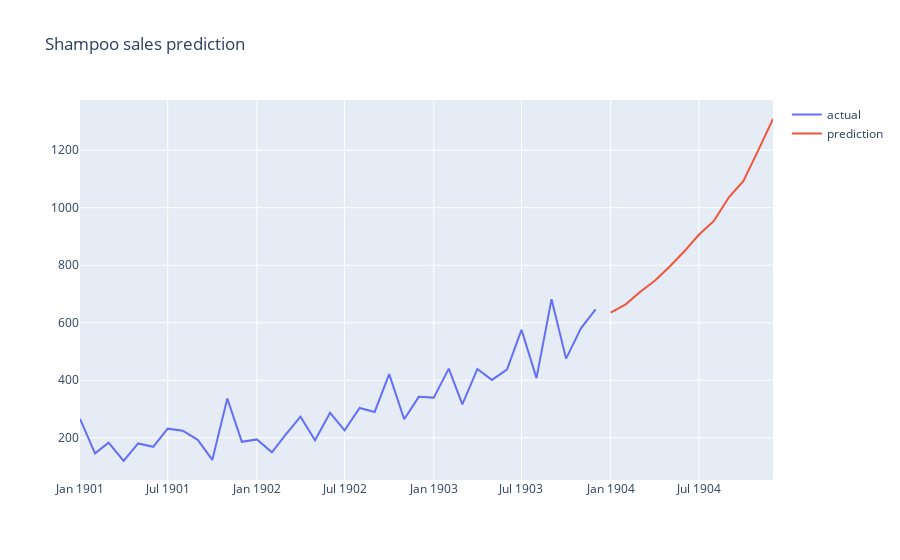

The notebook cell this image was saved under:
### Code cell
plot_data = [
    go.Scatter(
        x=df_proj.index,
        y=df_proj['Sales'],
        name='actual'
    ),
    go.Scatter(
        x=df_proj.index,
        y=df_proj['Prediction'],
        name='prediction'
    )
]

plot_layout = go.Layout(
        title='Shampoo sales prediction'
    )
fig = go.Figure(data=plot_data, layout=plot_layout)
pyoff.iplot(fig)
